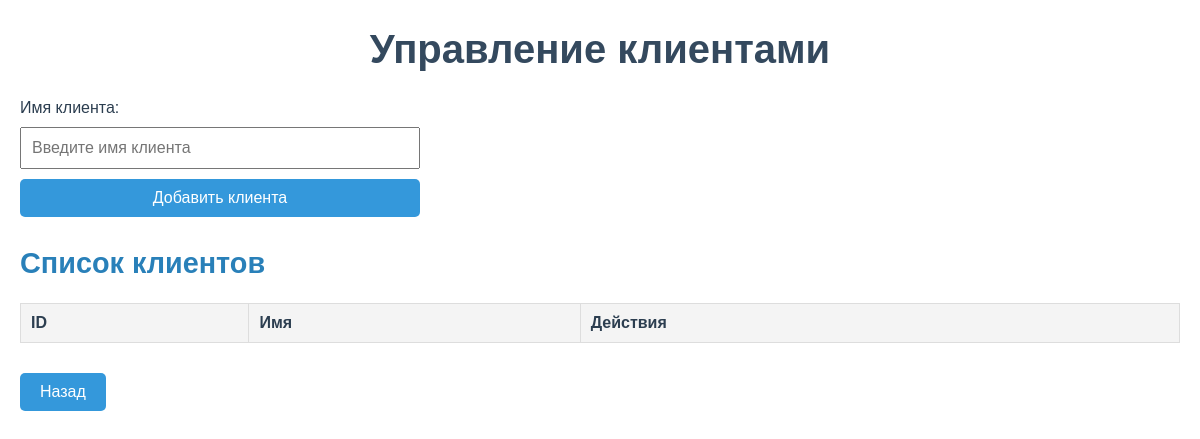
The page /clients_page on the database as committed earlier.
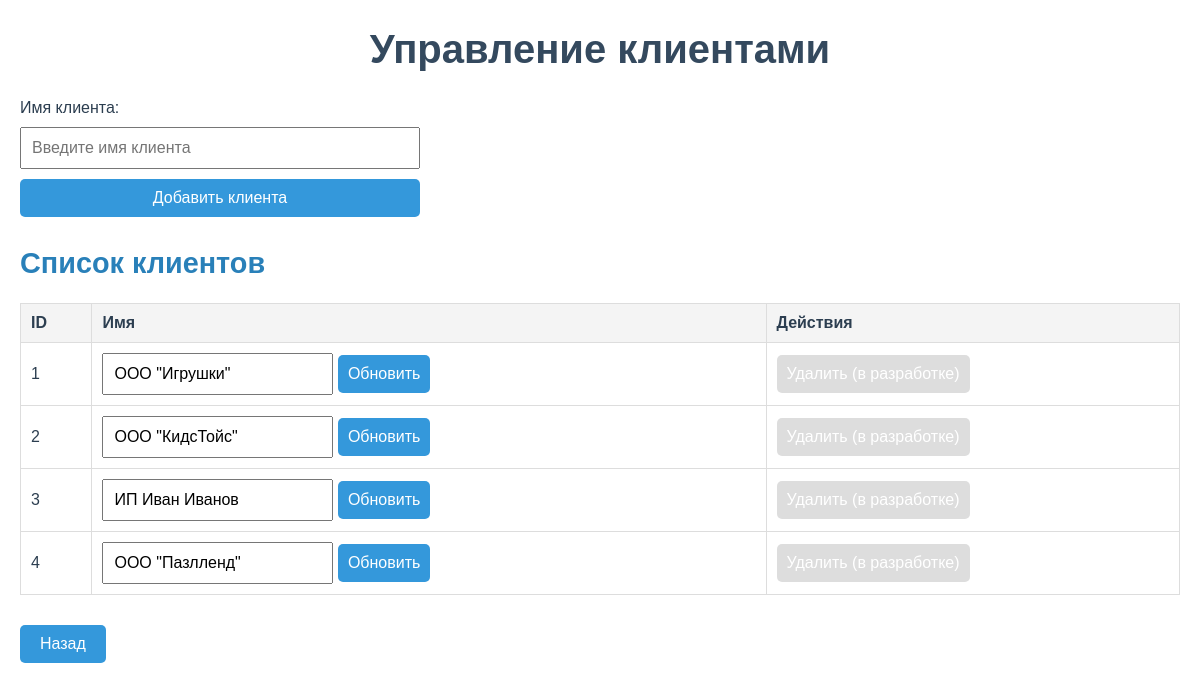
The same page on the database as committed later.
### app.py (models this page shows)
class Client(Base):
    __tablename__ = 'clients'
    id = Column(Integer, primary_key=True)
    name = Column(String, nullable=False)

### app.py (the view)
@app.route('/clients_page', methods=['GET', 'POST'])
def clients_page():
    if request.method == 'POST':
        name = request.form['name']
        new_client = Client(name=name)
        session.add(new_client)
        session.commit()
        return redirect(url_for('clients_page'))
    clients = session.query(Client).all()
    return render_template('clients.html', clients=clients)

### templates/clients.html (shortened to what this page needs)
<!DOCTYPE html>
<html lang="en">
<head>
</head>
<body>
    <h1>Управление клиентами</h1>
    <form method="POST">
        <label for="name">Имя клиента:</label>
        <input type="text" id="name" name="name" placeholder="Введите имя клиента" required>
        <button type="submit">Добавить клиента</button>
    </form>
    <h2>Список клиентов</h2>
    <table>
        <thead>
            <tr>
                <th>ID</th>
                <th>Имя</th>
                <th>Действия</th>
            </tr>
        </thead>
        <tbody>
            {% for client in clients %}
            <tr>
                <td>{{ client.id }}</td>
                <td>
                    <form method="POST" style="display: inline;">
                        <input type="text" name="name" value="{{ client.name }}" required>
                        <button type="submit">Обновить</button>
                    </form>
                </td>
                <td>
                    <button disabled style="background-color: #ddd; cursor: not-allowed;">Удалить (в разработке)</button>
                </td>
            </tr>
            {% endfor %}
        </tbody>
    </table>
    <a href="/" class="back-btn">Назад</a>
</body>
</html>

Rows that differ between the two databases and show on the page:
added Client: id "1", name "ООО \"Игрушки\""
added Client: id "2", name "ООО \"КидсТойс\""
added Client: id "3", name "ИП Иван Иванов"
added Client: id "4", name "ООО \"Пазлленд\""
